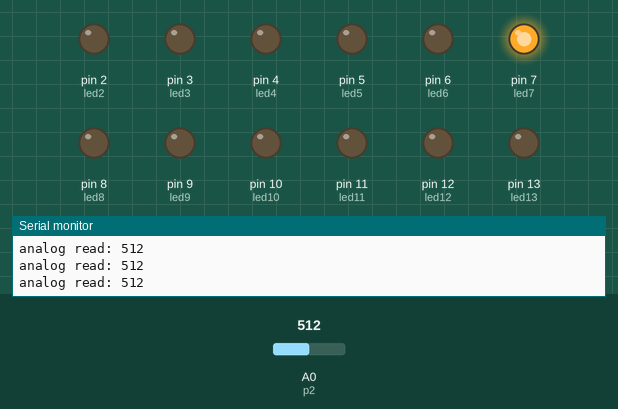
The sketch below on a simulated Arduino Uno, built with avr-gcc and run on an emulated ATmega328P. On the bench: output pins drawn as LEDs (lit = HIGH), the last lines printed to the serial monitor. Dashed ring = blinking. The inputs (shaded band) are chosen by the test bench; at power-on: A0 (p2) = 512. Random numbers use the default seed unless the sketch sets one.

Above: at 1.2 s.
1.3 s: A0 (p2) set to 105
4.3 s: A0 (p2) set to 90
At 9.6 s:
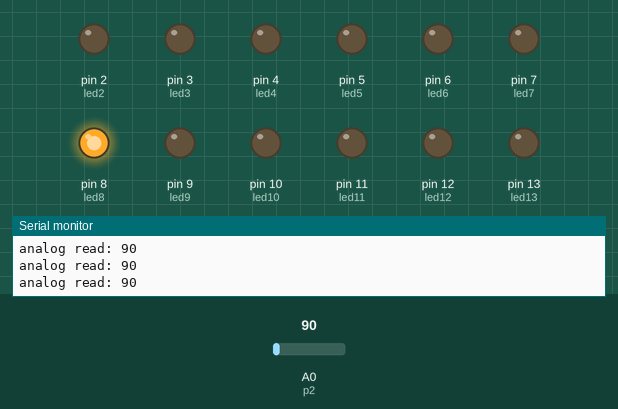
At 16.18 s:
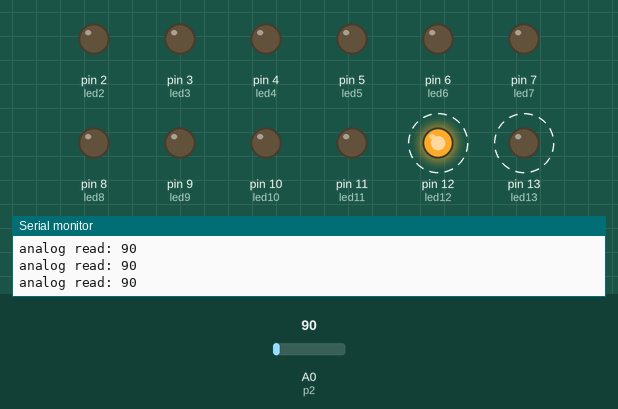
Timing chart, 0 to 17.8 s (numbered marks = the images above; inputs shaded):
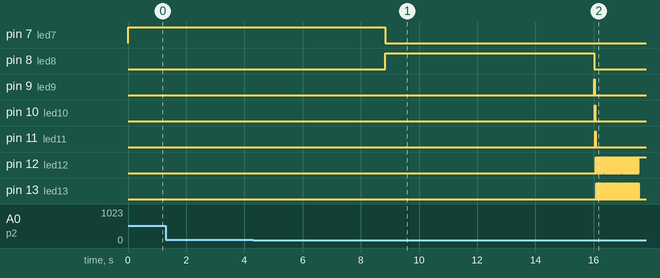

The sketch:

gioco.ino
```cpp
#define led1 1
#define led2 2
#define led3 3
#define led4 4
#define led5 5
#define led6 6
#define led7 7
#define led8 8
#define led9 9
#define led10 10
#define led11 11
#define led12 12
#define led13 13
#define p1 A2
#define p2 A0
int period = 500;
unsigned long time_now = 0;
short direct=3;
short led=7;
bool flag = true;
bool ran = true;
int score1;
int score2;
unsigned int turno = 0;

void setup() {
    Serial.begin(9600);
    pinMode(led1, OUTPUT);
    pinMode(led2, OUTPUT);
    pinMode(led3, OUTPUT);
    pinMode(led4, OUTPUT);
    pinMode(led5, OUTPUT);
    pinMode(led6, OUTPUT);
    pinMode(led7, OUTPUT);
    pinMode(led8, OUTPUT);
    pinMode(led9, OUTPUT);
    pinMode(led10, OUTPUT);
    pinMode(led11, OUTPUT);
    pinMode(led12, OUTPUT);
    pinMode(led13, OUTPUT);
    pinMode(p1, INPUT);
    pinMode(p2, INPUT);

}

void loop() {
  if(ran == true){
           direct = decidi_verso();
           short direct;
           digitalWrite(led7, HIGH);
  }

  if(direct == 1 && flag == true){ //true indica da 1 a 13 (->)
    led++;
    if(led == 14){
      direct = 0;
      led--;
    }
  }

  if(direct == 0  && flag == true){ //false indica da 13 a 1 (<-)
    led--;
    if(led == 0){
      direct = 1;
      led+=2;
    }
  }

  if( millis() > (time_now + period)) {
    time_now = millis();
    flag = true;
    switch(led){

      case 1: digitalWrite(led1,HIGH);
              digitalWrite(led2, LOW);
              break;

      case 2: digitalWrite(led1, LOW);
              digitalWrite(led2, HIGH);
              digitalWrite(led3, LOW);
              break;
      case 3: digitalWrite(led2, LOW);
              digitalWrite(led3, HIGH);
              digitalWrite(led4, LOW);
              break;
      case 4: digitalWrite(led3, LOW);
              digitalWrite(led4, HIGH);
              digitalWrite(led5, LOW);
              break;
      case 5: digitalWrite(led4, LOW);
              digitalWrite(led5, HIGH);
              digitalWrite(led6, LOW);
              break;
      case 6: digitalWrite(led5, LOW);
              digitalWrite(led6, HIGH);
              digitalWrite(led7, LOW);
              break;
      case 7: digitalWrite(led6, LOW);
              digitalWrite(led7, HIGH);
              digitalWrite(led8, LOW);
              break;
      case 8: digitalWrite(led7, LOW);
              digitalWrite(led8, HIGH);
              digitalWrite(led9, LOW);
              break;
      case 9: digitalWrite(led8, LOW);
              digitalWrite(led9, HIGH);
              digitalWrite(led10, LOW);
              break;
      case 10: digitalWrite(led9, LOW);
               digitalWrite(led10, HIGH);
               digitalWrite(led11, LOW);
               break;
      case 11: digitalWrite(led10, LOW);
               digitalWrite(led11, HIGH);
               digitalWrite(led12, LOW);
               break;
      case 12: digitalWrite(led11, LOW);
               digitalWrite(led12, HIGH);
               digitalWrite(led13, LOW);
               break;
      case 13: digitalWrite(led12, LOW);
               digitalWrite(led13, HIGH);
               break;
    }
  }else{
    flag = false;
  }
  mossa();
}

short decidi_verso(){
  ran = false;
  short ris;
  short dir;
  ris = random(0, 10);
  Serial.println(ris);
  if (ris > 5){
    dir = 1;
  }else{
    dir = 0;
  }
  return dir;
}


void mossa(){

  int p1 = analogRead(p1);
  int p2 = analogRead(p2);
  Serial.print("analog read: ");
  Serial.println(p1);


  if(p1 > 900 && led == 12){
    if(led == 13){
      score1=2;
      period -= 100;
    }else{
     score1=1;
     period -= 50;
    }

    direct = false;

  }
  if(p1 > 900 && led < 12){
    direct = false;
  }
  if(p1 > 900 && period >600){
    period += 100;
  }


  if(p2 > 1 && led == 2){
    if(led == 1){
      period -= 100;
      score2=2;
    }else{
     score2=1;
     period -= 50;
    }
    direct = true;

  }
  if(p2 > 1 && led >2){
    direct = true;
    period += 100;
  }
    if(p2 > 1 && period >600){
    period += 100;
  }
}

void restart(){
  score1=0;
  score2=0;
  period=1000;
  ran=true;
}

void vincitore(){
  if(score1 == 10){
    digitalWrite(led1,HIGH);
    digitalWrite(led2, HIGH);
    digitalWrite(led3, HIGH);
    digitalWrite(led4, HIGH);
    digitalWrite(led5, HIGH);
    digitalWrite(led12, LOW);
    digitalWrite(led13, LOW);
    delay(500);
    digitalWrite(led2, LOW);
    digitalWrite(led3, LOW);
    digitalWrite(led4, LOW);
    digitalWrite(led5, LOW);
    digitalWrite(led1,HIGH);
    delay(500);
    digitalWrite(led1,LOW);
    delay(500);
    digitalWrite(led1,HIGH);
    delay(500);
    digitalWrite(led1,LOW);
    delay(1000);
    restart();
  }
  if(score2 == 10){
    digitalWrite(led13,HIGH);
    digitalWrite(led12, HIGH);
    digitalWrite(led11, HIGH);
    digitalWrite(led10, HIGH);
    digitalWrite(led9, HIGH);
    digitalWrite(led1, LOW);
    digitalWrite(led2, LOW);
    delay(500);
    digitalWrite(led9, LOW);
    digitalWrite(led12, LOW);
    digitalWrite(led11, LOW);
    digitalWrite(led10, LOW);
    digitalWrite(led13,HIGH);
    delay(500);
    digitalWrite(led13,LOW);
    delay(500);
    digitalWrite(led13,HIGH);
    delay(500);
    digitalWrite(led13,LOW);
    delay(1000);
    restart();
    }
}
```

Measured:
- the behaviour switches between 100 and 99 on A0 (p2) (found by bisection; images 0 and 1)
